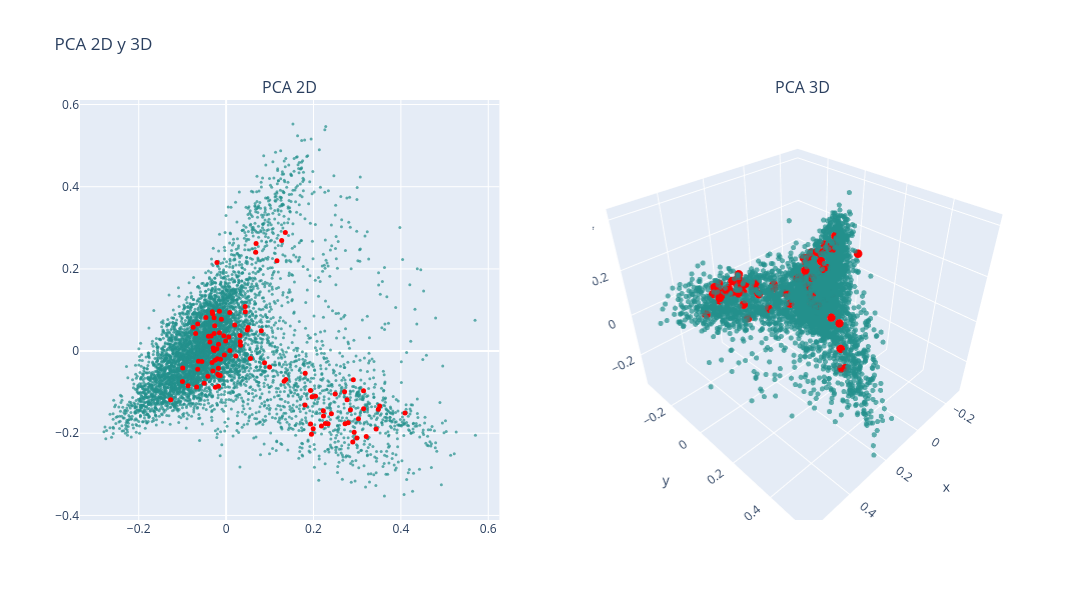

Notebook source saved alongside this figure:
### Markdown cell above
### PCA

### Code cell
# PCA 2D
X_pca_2d = PCA(n_components=2).fit_transform(df_vectorized)
df['pca2d_1'] = X_pca_2d[:, 0]
df['pca2d_2'] = X_pca_2d[:, 1]

# PCA 3D
X_pca_3d = PCA(n_components=3).fit_transform(df_vectorized)
df['pca3d_1'] = X_pca_3d[:, 0]
df['pca3d_2'] = X_pca_3d[:, 1]
df['pca3d_3'] = X_pca_3d[:, 2]

# Graficar
colors = np.ones(len(df))  # Color base
colors_knn = np.zeros(len(df))  # Color para los KNN
colors_knn[knn_idxs[0]] = 1  # Resaltar los KNN

fig = make_subplots(rows=1, cols=2, subplot_titles=("PCA 2D", "PCA 3D"), 
                    specs=[[{"type": "scatter"}, {"type": "scatter3d"}]])

# Puntos normales (fondo)
fig.add_trace(
    go.Scatter(x=df['pca2d_1'], y=df['pca2d_2'], mode='markers',
               marker=dict(color=colors, colorscale='Viridis', size=3, opacity=0.7), 
               text=data['title'],
               hovertemplate="Titulo: %{text}<br>x: %{x}<br>y: %{y}<extra></extra>"),
    row=1, col=1)

# Puntos resaltados (delante)
fig.add_trace(
    go.Scatter(x=df.loc[knn_idxs[0], 'pca2d_1'], 
               y=df.loc[knn_idxs[0], 'pca2d_2'], 
               mode='markers',
               marker=dict(color='red', size=5, opacity=1), 
               text=data.loc[knn_idxs[0], 'title'], 
               hovertemplate="Titulo: %{text}<br>x: %{x}<br>y: %{y}<extra></extra>"),
    row=1, col=1)

# Puntos normales en 3D (fondo)
fig.add_trace(
    go.Scatter3d(x=df['pca3d_1'], y=df['pca3d_2'], z=df['pca3d_3'], mode='markers',
                 marker=dict(color=colors, colorscale='Viridis', size=3, opacity=0.7), 
                 text=data['title'],
                 hovertemplate="Cluster: %{text}<br>x: %{x}<br>y: %{y}<br>z: %{z}<extra></extra>"),
    row=1, col=2)

# Puntos resaltados en 3D (delante)
fig.add_trace(
    go.Scatter3d(x=df.loc[knn_idxs[0], 'pca3d_1'], 
                 y=df.loc[knn_idxs[0], 'pca3d_2'], 
                 z=df.loc[knn_idxs[0], 'pca3d_3'], 
                 mode='markers',
                 marker=dict(color='red', size=5, opacity=1), 
                 text=data.loc[knn_idxs[0], 'title'], 
                 hovertemplate="Cluster: %{text}<br>x: %{x}<br>y: %{y}<br>z: %{z}<extra></extra>"),
    row=1, col=2)

fig.update_layout(height=600, width=1200, title_text="PCA 2D y 3D", showlegend=False)
fig.show()

### Figure 1 — Plotly figure (JSON) as saved in the notebook; plotly's stock layout.template omitted (floating-point values rounded to 4 significant figures; data arrays with more than 128 entries replaced by an {"elided": "..."} marker saying what was removed)
{"data": [{"hovertemplate": "Titulo: %{text}<br>x: %{x}<br>y: %{y}<extra></extra>", "marker": {"color": {"elided": "6614 float values"}, "colorscale": [[0, "#440154"], [0.1111, "#482878"], [0.2222, "#3e4989"], [0.3333, "#31688e"], [0.4444, "#26828e"], [0.5556, "#1f9e89"], [0.6667, "#35b779"], [0.7778, "#6ece58"], [0.8889, "#b5de2b"], [1, "#fde725"]], "opacity": 0.7, "size": 3}, "mode": "markers", "text": {"elided": "6614 str values"}, "type": "scatter", "x": {"elided": "6614 float values"}, "xaxis": "x", "y": {"elided": "6614 float values"}, "yaxis": "y"}, {"hovertemplate": "Titulo: %{text}<br>x: %{x}<br>y: %{y}<extra></extra>", "marker": {"color": "red", "opacity": 1, "size": 5}, "mode": "markers", "text": ["application of neural network controller and policy gradient reinforcement learning on modular multilevel converter mmc a proof of concept", "state of charge soc balancing of battery modular multilevel management bm3 converter using q learning", "reinforcement learning based modulation for balancing capacitor voltage and thermal stress to enhance current capability of mmcs", "optimized real time control for modular multilevel converters using adaptive neural networks", "open circuit fault diagnosis for a modular multilevel converter based on hybrid machine learning", "inverse application of artificial intelligence for the control of power converters", "neural network controller based on direct and indirect model predictive for modular multilevel converters", "machine learning emulation of model predictive control for modular multilevel converters", "level increased ishe modulation method for modular multilevel converters based on ddpg", "artificial intelligence applications in the control and performance improvement of modular multilevel converters a review", "machine learning based modeling for real time inferencer in the loop hardware emulation of high speed rail microgrid", "machine learning enhanced predictive control for modular multilevel converters in hvdc transmission systems", "predictor based data driven model free adaptive predictive control of power converters using machine learning", "neural network based model predictive control approach for modular multilevel converters", "an open circuit fault detection and location strategy for mmc with feature extraction and random forest", "compound fault diagnosis method of modular multilevel converter based on improved capsule network", "machine learning based operating region extension of modular multilevel converters under unbalanced grid faults", "fault diagnosis for modular multilevel converter mmc based on deep learning an edge implementation using binary neural network", "hybrid condition monitoring for power converters learning based methods with statistical guarantees", "reinforcement learning based false data injection attacks detector for modular multilevel converters", "reinforcement learning based method to exploit vulnerabilities of false data injection attack detectors in modular multilevel converters", "dc short circuit fault detection for mmc hvdc grid based on improved dbn and dc fault current statistical features", "capacitor monitoring for modular multilevel converters based on intelligent algorithm", "neural network based model predictive controllers for modular multilevel converters", "transfer learning based online impedance identification for modular multilevel converters", "a connectionist based approach for reducing the number of voltage sensors in modular multilevel converter", "condition monitoring for power converters via deep one class classification", "design and analysis of the model predictive control implemented by the ann technique for mmc based rectifier with improved grid adaptability", "health management of power electronics systems", "an open circuit faults diagnosis method based on xg boost used in mmc", "auto tuned model predictive control based neural network controller for modular multilevel converters", "artificial neural network based pi control of battery energy storage system connected with mmc hvdc system", "denoising and voltage estimation in modular multilevel converters using deep neural networks", "data driven impedance identification and stability online assessment of wind farm connected with mmc hvdc", "an ultra high speed mmc hvdc fault location algorithm based on regression neural network", "open circuit fault diagnosis for modular multilevel converter using wavelet neural network", "fault diagnosis of modular multilevel converter based on 1dcnn and lstm network", "data driven impedance identification and stability online assessment of dfig based wind farm integration with mmc hvdc", "power management systems for harmonic elimination using federated learning approach", "igbt open circuit fault diagnosis method for a modular multilevel converter based on pnn md", "fault identification method of mmc hvdc based on gru neural network", "deep convolution neural network based fault detection and identification for modular multilevel converters", "gwo based pi controller assisted half bridge sub module mmc for hybrid energy system", "transfer learning framework for impedance characterization of modular multilevel converters", "physical mechanism and data hybrid modeling for device level emulation of modular multilevel converter", "capacitor parameter estimation based on wavelet transform and convolution neural network", "distributed neural network observer for submodule capacitor voltage estimation in modular multilevel converters", "overview of modeling schemes for mmc converter in flexible dc distribution network", "an on line capacitor condition monitoring method based on switching frequencies for modular multilevel converters", "adaptive fault current limiting strategy for flexible dc power grids based on deep neural networks", "thermal estimation of modular multilevel converter submodule using deep regression on gru and lstm network", "parameters inversion of equivalent rlc fault circuit for mmc hvdc grid based on bp neural network", "neural network trained cold plate models for modular converter exploration", "application of artificial intelligence to diagnose faults of grid tied solar power systems", "bayesian regularization based mpc for a hybrid modular multilevel converter", "data driven neural predictors based robust mpc for power converters", "real time fault detection and identification for mmc using 1 d convolutional neural networks", "neural predictor based low switching frequency fcs mpc for mmc with online weighting factors tuning", "estimation of battery parameters in cascaded half bridge converters with reduced voltage sensors", "sub module capacitor voltage balancing control based on model prediction", "fault diagnosis of modular multilevel converter based on rnn and wavelet analysis", "a fast data driven method for submodule open circuit fault localization in a modular multilevel converter", "supervisory real time multidomain modeling and hardware emulation of fuel cell hybrid electric bus behavioral transients", "single ended fault detection scheme using support vector machine for multi terminal direct current systems based on modular multilevel converter", "dcscf detection method of mmc dc grid based on statistical feature and dbn softmax", "neural predictor based dynamic surface predictive control for power converters", "short time wavelet entropy integrating improved lstm for fault diagnosis of modular multilevel converter", "data driven parameter inversion for dc fault current analytical solution of modular multilevel converter based high voltage dc grid", "voltage estimation for diode clamped mmcs based on a simplified neural network", "improving the resilience of modular multilevel converters using concurrent estimators", "an improved resnet based method for online assessment of the aging state of mmc sub module capacitors", "reliability improvement of mmc in energy storage system using ann based sensorless estimation for sub module voltages", "igbt open circuit fault diagnosis based on improved support vector machine", "new power electronic interface combining dc transmission a medium frequency bus and an ac ac converter to integrate deep sea facilities with the ac grid", "a novel concept for modular multilevel universal power controller mupc ", "data driven modeling of modular multilevel converters based on hht and cnn lstm am neural network", "modeling and simulation of modular multilevel converter", "ac side impedance based stability assessment in grid forming modular multilevel converters", "data driven fault detection of multiple open circuit faults for mmc systems based on long short term memory networks", "submodule fault detection in mmcs using support vector classification", "fault diagnosis of submodule open circuit failures for modular multilevel converters with the data processing of sensors", "fault analysis and voltage support strategy through equivalent line impedances for mmcs in ac dc hybrid distribution networks under asymmetrical faults", "open circuit fault detection and location in mmcs with multivariate gaussian distribution", "effective voltage balancing control for modular multilevel converter without current sensors", "design and simulation of marine electromagnetic transmission system", "an open circuit faults diagnosis method for mmc based on extreme gradient boosting", "event triggered neural predictor based fcs mpc for mmc", "predictor based neural network finite set predictive control for modular multilevel converter", "fault isolation method for smart dc distribution networks with multiple types of converters", "novel distributed control platform and algorithm for a modular multilevel matrix converter", "switch open circuit fault localization strategy for mmcs using sliding time window based features extraction algorithm", "review on control strategy for flexible ac dc hybrid distribution network based on modular multi level converter topology", "control strategies of mmc hvdc connected to passive networks", "optimal modulation method for modular multilevel converters in medium voltage dc distribution networks", "parameter estimation of batteries in mmcs with parallel connectivity using pso", "a novel strategy for dc distribution start up based on mmc", "disortnet a network protocol with distributed sorting for modular multilevel converters", "multiple igbt open circuit fault diagnosis strategy for mmc using feature reconstruction based recurrent neural network", "communication aspects in the distributed control architecture of a modular multilevel converter", "design and verification of a dc direct mounted energy storage topology"], "type": "scatter", "x": [-0.02521, -0.0271, -0.05016, -0.02958, 0.2931, 0.03298, -0.03716, -0.02735, -0.09996, -0.01766, 0.0319, 0.05043, -0.02756, -0.03419, 0.2226, 0.1806, -0.01892, 0.09939, 0.1328, -0.01525, -0.0009918, 0.2845, -0.02449, -0.04044, 0.04403, -0.01691, 0.1367, 0.08042, 0.08799, 0.2899, -0.01731, 0.1355, -0.01993, 0.1164, 0.2768, 0.3434, 0.1969, 0.1272, -0.05537, 0.2792, 0.2912, 0.2334, -0.02618, 0.0435, 0.05584, -0.03028, -0.06749, 0.4094, -0.01757, 0.3515, 0.02203, 0.3147, 0.01966, 0.181, -0.01273, -0.01535, 0.2229, -0.06971, -0.03199, -0.127, 0.2046, 0.1953, 0.03209, 0.3485, 0.1931, -0.03169, 0.303, 0.2711, -0.08703, -0.004005, -0.01337, -0.02108, 0.2723, 0.06771, -0.01084, 0.008704, -0.03086, -0.02099, 0.3207, 0.1994, 0.1933, 0.3145, 0.2181, -0.06498, -0.005257, 0.2271, -0.0651, -0.04636, 0.2496, -0.07544, 0.241, 0.006093, 0.008301, -0.09927, -0.04173, 0.04846, -0.06329, 0.2993, -0.0287, 0.06856], "xaxis": "x", "y": [-0.0222, 0.001526, -0.07839, 0.007307, -0.1977, 0.01414, 0.02217, 0.04259, -0.07409, -0.04176, 0.03811, 0.05729, 0.08124, 0.03645, -0.145, -0.131, -0.05658, -0.03855, -0.07357, 0.04467, 0.02461, -0.1428, -0.08782, 0.0361, 0.09597, -0.05852, -0.06919, 0.04935, -0.02825, -0.221, 0.01661, 0.2887, -0.01881, 0.2201, -0.1185, -0.1894, -0.1111, 0.2692, -0.02537, -0.1745, -0.06952, -0.1769, 0.06168, 0.1085, -0.01823, -0.04839, -0.08735, -0.1509, -0.08586, -0.1335, -0.01174, -0.14, 0.06363, -0.05423, -0.01967, 0.09676, -0.1581, 0.04284, -0.02778, -0.1184, -0.1099, -0.2027, 0.023, -0.1414, -0.09605, 0.09576, -0.1646, -0.09915, -0.08432, -0.009416, -0.05933, 0.005733, -0.1766, 0.2404, 0.07722, 0.00171, 0.09085, 0.2153, -0.2076, -0.1892, -0.1775, -0.09662, -0.1826, -0.04392, 0.03745, -0.1765, 0.06564, 0.08198, -0.1043, 0.05771, -0.1527, 0.0341, 0.09369, -0.04115, -0.06094, 0.05103, -0.02462, -0.2116, 0.003125, 0.2619], "yaxis": "y"}, {"hovertemplate": "Cluster: %{text}<br>x: %{x}<br>y: %{y}<br>z: %{z}<extra></extra>", "marker": {"color": {"elided": "6614 float values"}, "colorscale": [[0, "#440154"], [0.1111, "#482878"], [0.2222, "#3e4989"], [0.3333, "#31688e"], [0.4444, "#26828e"], [0.5556, "#1f9e89"], [0.6667, "#35b779"], [0.7778, "#6ece58"], [0.8889, "#b5de2b"], [1, "#fde725"]], "opacity": 0.7, "size": 3}, "mode": "markers", "scene": "scene", "text": {"elided": "6614 str values"}, "type": "scatter3d", "x": {"elided": "6614 float values"}, "y": {"elided": "6614 float values"}, "z": {"elided": "6614 float values"}}, {"hovertemplate": "Cluster: %{text}<br>x: %{x}<br>y: %{y}<br>z: %{z}<extra></extra>", "marker": {"color": "red", "opacity": 1, "size": 5}, "mode": "markers", "scene": "scene", "text": ["application of neural network controller and policy gradient reinforcement learning on modular multilevel converter mmc a proof of concept", "state of charge soc balancing of battery modular multilevel management bm3 converter using q learning", "reinforcement learning based modulation for balancing capacitor voltage and thermal stress to enhance current capability of mmcs", "optimized real time control for modular multilevel converters using adaptive neural networks", "open circuit fault diagnosis for a modular multilevel converter based on hybrid machine learning", "inverse application of artificial intelligence for the control of power converters", "neural network controller based on direct and indirect model predictive for modular multilevel converters", "machine learning emulation of model predictive control for modular multilevel converters", "level increased ishe modulation method for modular multilevel converters based on ddpg", "artificial intelligence applications in the control and performance improvement of modular multilevel converters a review", "machine learning based modeling for real time inferencer in the loop hardware emulation of high speed rail microgrid", "machine learning enhanced predictive control for modular multilevel converters in hvdc transmission systems", "predictor based data driven model free adaptive predictive control of power converters using machine learning", "neural network based model predictive control approach for modular multilevel converters", "an open circuit fault detection and location strategy for mmc with feature extraction and random forest", "compound fault diagnosis method of modular multilevel converter based on improved capsule network", "machine learning based operating region extension of modular multilevel converters under unbalanced grid faults", "fault diagnosis for modular multilevel converter mmc based on deep learning an edge implementation using binary neural network", "hybrid condition monitoring for power converters learning based methods with statistical guarantees", "reinforcement learning based false data injection attacks detector for modular multilevel converters", "reinforcement learning based method to exploit vulnerabilities of false data injection attack detectors in modular multilevel converters", "dc short circuit fault detection for mmc hvdc grid based on improved dbn and dc fault current statistical features", "capacitor monitoring for modular multilevel converters based on intelligent algorithm", "neural network based model predictive controllers for modular multilevel converters", "transfer learning based online impedance identification for modular multilevel converters", "a connectionist based approach for reducing the number of voltage sensors in modular multilevel converter", "condition monitoring for power converters via deep one class classification", "design and analysis of the model predictive control implemented by the ann technique for mmc based rectifier with improved grid adaptability", "health management of power electronics systems", "an open circuit faults diagnosis method based on xg boost used in mmc", "auto tuned model predictive control based neural network controller for modular multilevel converters", "artificial neural network based pi control of battery energy storage system connected with mmc hvdc system", "denoising and voltage estimation in modular multilevel converters using deep neural networks", "data driven impedance identification and stability online assessment of wind farm connected with mmc hvdc", "an ultra high speed mmc hvdc fault location algorithm based on regression neural network", "open circuit fault diagnosis for modular multilevel converter using wavelet neural network", "fault diagnosis of modular multilevel converter based on 1dcnn and lstm network", "data driven impedance identification and stability online assessment of dfig based wind farm integration with mmc hvdc", "power management systems for harmonic elimination using federated learning approach", "igbt open circuit fault diagnosis method for a modular multilevel converter based on pnn md", "fault identification method of mmc hvdc based on gru neural network", "deep convolution neural network based fault detection and identification for modular multilevel converters", "gwo based pi controller assisted half bridge sub module mmc for hybrid energy system", "transfer learning framework for impedance characterization of modular multilevel converters", "physical mechanism and data hybrid modeling for device level emulation of modular multilevel converter", "capacitor parameter estimation based on wavelet transform and convolution neural network", "distributed neural network observer for submodule capacitor voltage estimation in modular multilevel converters", "overview of modeling schemes for mmc converter in flexible dc distribution network", "an on line capacitor condition monitoring method based on switching frequencies for modular multilevel converters", "adaptive fault current limiting strategy for flexible dc power grids based on deep neural networks", "thermal estimation of modular multilevel converter submodule using deep regression on gru and lstm network", "parameters inversion of equivalent rlc fault circuit for mmc hvdc grid based on bp neural network", "neural network trained cold plate models for modular converter exploration", "application of artificial intelligence to diagnose faults of grid tied solar power systems", "bayesian regularization based mpc for a hybrid modular multilevel converter", "data driven neural predictors based robust mpc for power converters", "real time fault detection and identification for mmc using 1 d convolutional neural networks", "neural predictor based low switching frequency fcs mpc for mmc with online weighting factors tuning", "estimation of battery parameters in cascaded half bridge converters with reduced voltage sensors", "sub module capacitor voltage balancing control based on model prediction", "fault diagnosis of modular multilevel converter based on rnn and wavelet analysis", "a fast data driven method for submodule open circuit fault localization in a modular multilevel converter", "supervisory real time multidomain modeling and hardware emulation of fuel cell hybrid electric bus behavioral transients", "single ended fault detection scheme using support vector machine for multi terminal direct current systems based on modular multilevel converter", "dcscf detection method of mmc dc grid based on statistical feature and dbn softmax", "neural predictor based dynamic surface predictive control for power converters", "short time wavelet entropy integrating improved lstm for fault diagnosis of modular multilevel converter", "data driven parameter inversion for dc fault current analytical solution of modular multilevel converter based high voltage dc grid", "voltage estimation for diode clamped mmcs based on a simplified neural network", "improving the resilience of modular multilevel converters using concurrent estimators", "an improved resnet based method for online assessment of the aging state of mmc sub module capacitors", "reliability improvement of mmc in energy storage system using ann based sensorless estimation for sub module voltages", "igbt open circuit fault diagnosis based on improved support vector machine", "new power electronic interface combining dc transmission a medium frequency bus and an ac ac converter to integrate deep sea facilities with the ac grid", "a novel concept for modular multilevel universal power controller mupc ", "data driven modeling of modular multilevel converters based on hht and cnn lstm am neural network", "modeling and simulation of modular multilevel converter", "ac side impedance based stability assessment in grid forming modular multilevel converters", "data driven fault detection of multiple open circuit faults for mmc systems based on long short term memory networks", "submodule fault detection in mmcs using support vector classification", "fault diagnosis of submodule open circuit failures for modular multilevel converters with the data processing of sensors", "fault analysis and voltage support strategy through equivalent line impedances for mmcs in ac dc hybrid distribution networks under asymmetrical faults", "open circuit fault detection and location in mmcs with multivariate gaussian distribution", "effective voltage balancing control for modular multilevel converter without current sensors", "design and simulation of marine electromagnetic transmission system", "an open circuit faults diagnosis method for mmc based on extreme gradient boosting", "event triggered neural predictor based fcs mpc for mmc", "predictor based neural network finite set predictive control for modular multilevel converter", "fault isolation method for smart dc distribution networks with multiple types of converters", "novel distributed control platform and algorithm for a modular multilevel matrix converter", "switch open circuit fault localization strategy for mmcs using sliding time window based features extraction algorithm", "review on control strategy for flexible ac dc hybrid distribution network based on modular multi level converter topology", "control strategies of mmc hvdc connected to passive networks", "optimal modulation method for modular multilevel converters in medium voltage dc distribution networks", "parameter estimation of batteries in mmcs with parallel connectivity using pso", "a novel strategy for dc distribution start up based on mmc", "disortnet a network protocol with distributed sorting for modular multilevel converters", "multiple igbt open circuit fault diagnosis strategy for mmc using feature reconstruction based recurrent neural network", "communication aspects in the distributed control architecture of a modular multilevel converter", "design and verification of a dc direct mounted energy storage topology"], "type": "scatter3d", "x": [-0.02521, -0.0271, -0.05016, -0.02958, 0.2931, 0.03298, -0.03716, -0.02735, -0.09996, -0.01766, 0.0319, 0.05044, -0.02756, -0.03419, 0.2226, 0.1806, -0.01892, 0.09939, 0.1328, -0.01524, -0.0009891, 0.2846, -0.02449, -0.04044, 0.04403, -0.01691, 0.1367, 0.08042, 0.08799, 0.2899, -0.01731, 0.1355, -0.01993, 0.1164, 0.2768, 0.3434, 0.1969, 0.1272, -0.05537, 0.2792, 0.2912, 0.2334, -0.02618, 0.0435, 0.05584, -0.03028, -0.06749, 0.4094, -0.01756, 0.3515, 0.02202, 0.3147, 0.01966, 0.181, -0.01273, -0.01535, 0.2229, -0.06971, -0.03199, -0.127, 0.2046, 0.1953, 0.03209, 0.3485, 0.1931, -0.03169, 0.303, 0.2711, -0.08703, -0.004003, -0.01336, -0.02108, 0.2723, 0.06771, -0.01084, 0.008705, -0.03086, -0.02099, 0.3207, 0.1994, 0.1933, 0.3145, 0.2181, -0.06498, -0.005255, 0.2271, -0.0651, -0.04636, 0.2496, -0.07543, 0.241, 0.006095, 0.008302, -0.09927, -0.04173, 0.04847, -0.06329, 0.2993, -0.02869, 0.06856], "y": [-0.02217, 0.001509, -0.07839, 0.007306, -0.1977, 0.01416, 0.02218, 0.0426, -0.07407, -0.04177, 0.03813, 0.05728, 0.08126, 0.03647, -0.145, -0.1309, -0.05656, -0.03854, -0.07357, 0.04468, 0.02463, -0.1428, -0.08781, 0.03611, 0.09591, -0.05854, -0.06919, 0.04935, -0.02824, -0.221, 0.01662, 0.2886, -0.01881, 0.2201, -0.1185, -0.1894, -0.1111, 0.2691, -0.02533, -0.1745, -0.06954, -0.1769, 0.06168, 0.1085, -0.01822, -0.04839, -0.08736, -0.1509, -0.08587, -0.1334, -0.01173, -0.14, 0.06364, -0.05423, -0.01966, 0.09677, -0.1581, 0.04284, -0.02782, -0.1185, -0.1099, -0.2027, 0.02301, -0.1415, -0.09605, 0.09576, -0.1646, -0.09915, -0.08432, -0.009401, -0.05932, 0.005734, -0.1766, 0.2404, 0.07723, 0.00172, 0.09084, 0.2152, -0.2076, -0.1892, -0.1775, -0.09664, -0.1826, -0.04393, 0.03746, -0.1765, 0.06563, 0.08198, -0.1043, 0.05771, -0.1527, 0.03412, 0.0937, -0.04115, -0.06096, 0.05106, -0.02461, -0.2116, 0.003145, 0.2619], "z": [0.05622, -0.004611, -0.004971, 0.02898, 0.03684, 0.05668, 0.1739, 0.1994, 0.03664, 0.1217, 0.02396, 0.1225, 0.2388, 0.1843, 0.08514, 0.07126, 0.1366, 0.02845, 0.0695, 0.1131, 0.06245, 0.07074, -0.03336, 0.2245, 0.2089, -0.02107, 0.05522, 0.1646, -0.02141, 0.07897, 0.1931, -0.04574, 0.01251, 0.05121, 0.07477, 0.06929, 0.05535, 0.05655, -0.01958, 0.07347, 0.05287, 0.06879, -0.07733, 0.1817, 0.08995, 0.05633, 0.05507, 0.02541, 0.03372, 0.08257, 0.07444, 0.09861, -0.02028, -0.01277, 0.1602, 0.2385, 0.03714, 0.1818, -0.01046, 0.09596, 0.06229, 0.05459, 0.06171, 0.066, 0.04231, 0.255, 0.07562, 0.1096, 0.007242, -0.02281, 0.02304, 0.02306, 0.04816, -0.2162, 0.00656, 0.08653, 0.02728, 0.2619, 0.08256, 0.05951, 0.054, 0.1569, 0.1075, -0.01496, -0.07344, 0.09528, 0.1785, 0.2753, -0.05036, 0.0317, 0.08572, -0.03985, 0.1642, -0.04434, -0.04437, 0.004701, 0.04517, 0.05419, 0.009542, -0.1994]}], "layout": {"annotations": [{"font": {"size": 16}, "showarrow": false, "text": "PCA 2D", "x": 0.225, "xanchor": "center", "xref": "paper", "y": 1, "yanchor": "bottom", "yref": "paper"}, {"font": {"size": 16}, "showarrow": false, "text": "PCA 3D", "x": 0.775, "xanchor": "center", "xref": "paper", "y": 1, "yanchor": "bottom", "yref": "paper"}], "height": 600, "scene": {"domain": {"x": [0.55, 1], "y": [0, 1]}}, "showlegend": false, "title": {"text": "PCA 2D y 3D"}, "width": 1200, "xaxis": {"anchor": "y", "domain": [0, 0.45]}, "yaxis": {"anchor": "x", "domain": [0, 1]}}}
